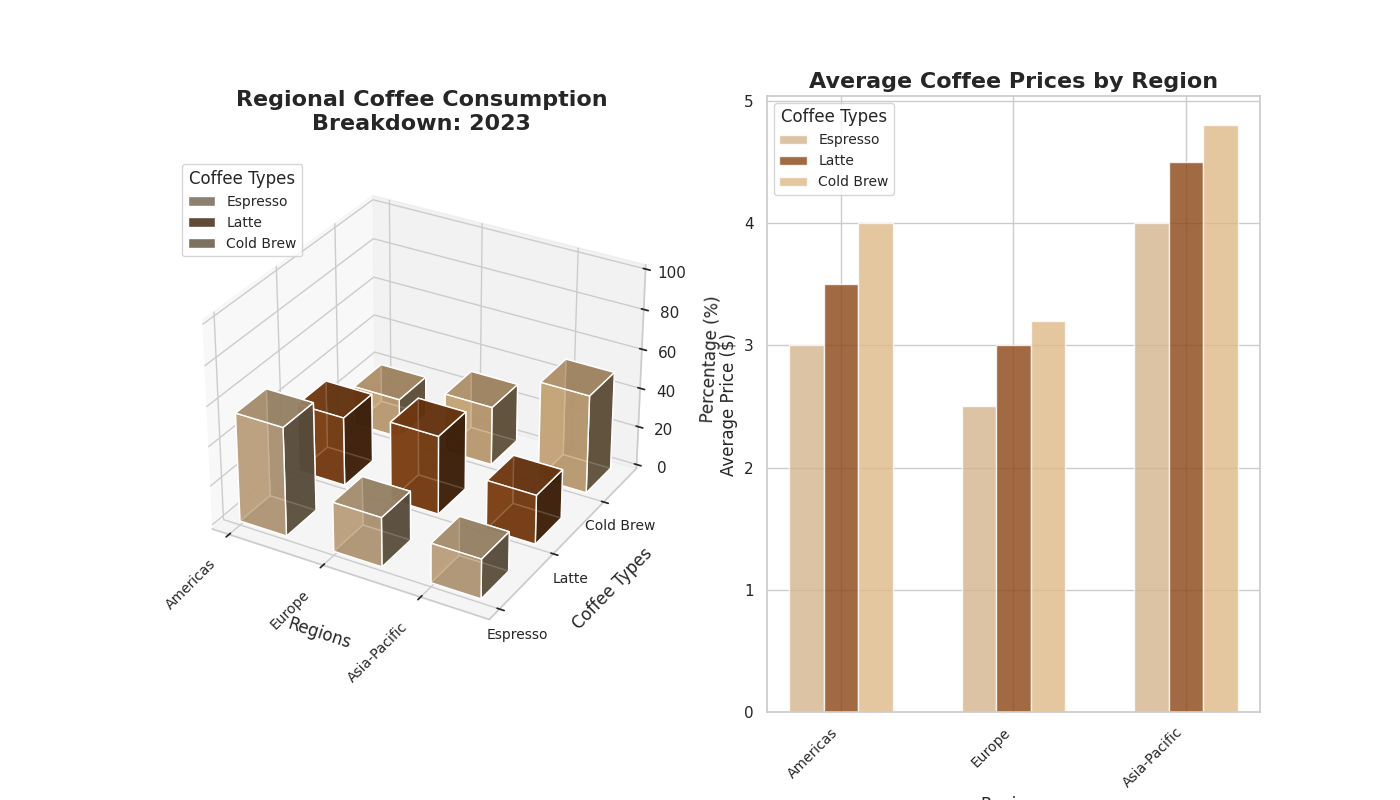

The Python source for this figure:
import matplotlib.pyplot as plt
import numpy as np

regions = ['Americas', 'Europe', 'Asia-Pacific']
coffee_types = ['Espresso', 'Latte', 'Cold Brew']

consumption_data = np.array([
    [55, 25, 20],
    [35, 40, 25],
    [20, 30, 50]
])

price_data = np.array([
    [3.0, 3.5, 4.0],
    [2.5, 3.0, 3.2],
    [4.0, 4.5, 4.8]
])

fig = plt.figure(figsize=(14, 8))

ax1 = fig.add_subplot(121, projection='3d')
xpos, ypos = np.meshgrid(np.arange(len(regions)), np.arange(len(coffee_types)))
xpos = xpos.flatten()
ypos = ypos.flatten()
zpos = np.zeros_like(xpos)
dz = consumption_data.flatten()
dx = dy = 0.5

# Shuffled colors list
colors = ['#D2B48C', '#8B4513', '#DEB887']

for i in range(len(coffee_types)):
    ax1.bar3d(xpos[ypos == i], ypos[ypos == i], zpos[ypos == i], dx, dy, dz[ypos == i], 
             color=colors[i], alpha=0.8, label=coffee_types[i])

ax1.set_xlabel('Regions', fontsize=12, labelpad=10)
ax1.set_ylabel('Coffee Types', fontsize=12, labelpad=10)
ax1.set_zlabel('Percentage (%)', fontsize=12, labelpad=10)
ax1.set_xticks(np.arange(len(regions)))
ax1.set_xticklabels(regions, rotation=45, ha='right', fontsize=10)
ax1.set_yticks(np.arange(len(coffee_types)))
ax1.set_yticklabels(coffee_types, fontsize=10)
ax1.set_zlim(0, 100)
ax1.set_title('Regional Coffee Consumption\nBreakdown: 2023', fontsize=16, weight='bold', pad=20)
ax1.legend(title='Coffee Types', loc='upper left', fontsize=10)

ax2 = fig.add_subplot(122)
bar_width = 0.2
indices = np.arange(len(regions))

for i, coffee_type in enumerate(coffee_types):
    ax2.bar(indices + i * bar_width, price_data[:, i], bar_width, label=coffee_type, color=colors[i], alpha=0.8)

ax2.set_xlabel('Regions', fontsize=12)
ax2.set_ylabel('Average Price ($)', fontsize=12)
ax2.set_title('Average Coffee Prices by Region', fontsize=16, weight='bold')
ax2.set_xticks(indices + bar_width)
ax2.set_xticklabels(regions, rotation=45, ha='right', fontsize=10)
ax2.legend(title='Coffee Types', fontsize=10)

plt.tight_layout()
plt.show()
